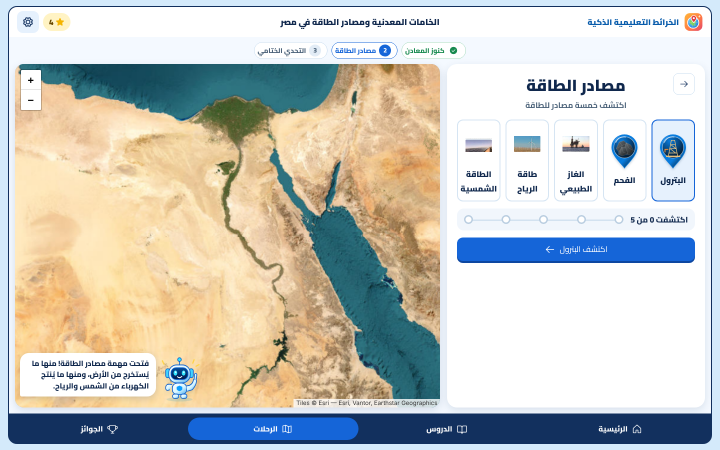
#> input picture s8/energy_pick_1440.png, 1440 x 900 px, given in place of page-03.jpg, which was not available (shown at 1/2 size)
$ python crop_textbook_images.py ../s8 ../s8/found_1440.png
#> lines starting #> are read from the running program, lines starting #| are printed output that depends on the picture; pictures that were not available may be replaced by others from this repository, and a replacement may not be noted
import sys, json
from PIL import Image, ImageDraw
src, out = sys.argv[1], sys.argv[2]
# boxes in the 826-px-wide page space (x1, y1, x2, y2); pages rendered at 2x
CROPS = {
  "lesson1_sukari.jpg": (3, (36, 74, 700, 282)),
  "lesson1_resources_map.jpg": (4, (154, 278, 702, 758)),
  "lesson1_iron.jpg": (4, (640, 782, 734, 868)),
  "lesson1_copper.jpg": (4, (638, 916, 734, 1000)),
  "lesson1_gold.jpg": (5, (606, 190, 700, 272)),
  "lesson1_phosphate.jpg": (5, (594, 316, 698, 404)),
  "lesson1_manganese.jpg": (5, (592, 458, 700, 538)),
  "lesson1_gas.jpg": (7, (114, 548, 312, 668)),
  "lesson1_high_dam.jpg": (7, (114, 722, 308, 834)),
  "lesson1_benban.jpg": (7, (114, 878, 312, 994)),
  "lesson1_gabal_elzeit.jpg": (8, (148, 194, 346, 312)),
  "lesson2_nile_aswan.jpg": (11, (36, 74, 790, 300)),
  "lesson2_water_map.jpg": (12, (213, 602, 643, 968)),
  "lesson3_new_alamein.jpg": (18, (36, 74, 790, 300)),
  "lesson3_projects_map.jpg": (19, (100, 164, 736, 656)),
  "lesson3_new_delta.jpg": (20, (128, 368, 370, 494)),
  "lesson3_birket_ghalioun.jpg": (20, (128, 742, 370, 868)),
  "lesson3_new_capital.jpg": (21, (110, 418, 308, 540)),
  "lesson3_rod_el_farag.jpg": (22, (138, 298, 352, 424)),
  "lesson3_suez_canal_map.jpg": (22, (130, 656, 336, 880)),
  "lesson3_benban.jpg": (23, (104, 324, 326, 456)),
  "lesson3_gabal_elzeit.jpg": (23, (104, 494, 312, 622)),
}
thumbs = []
for name, (page, box) in CROPS.items():
    im = Image.open(f"{src}/page-{page:02d}.jpg").convert("RGB")
#> im is the input picture: PIL image 1440x900 RGB; mean R, G, B 200.1, 200.5, 193.9
    crop = im.crop(tuple(v * 2 for v in box))
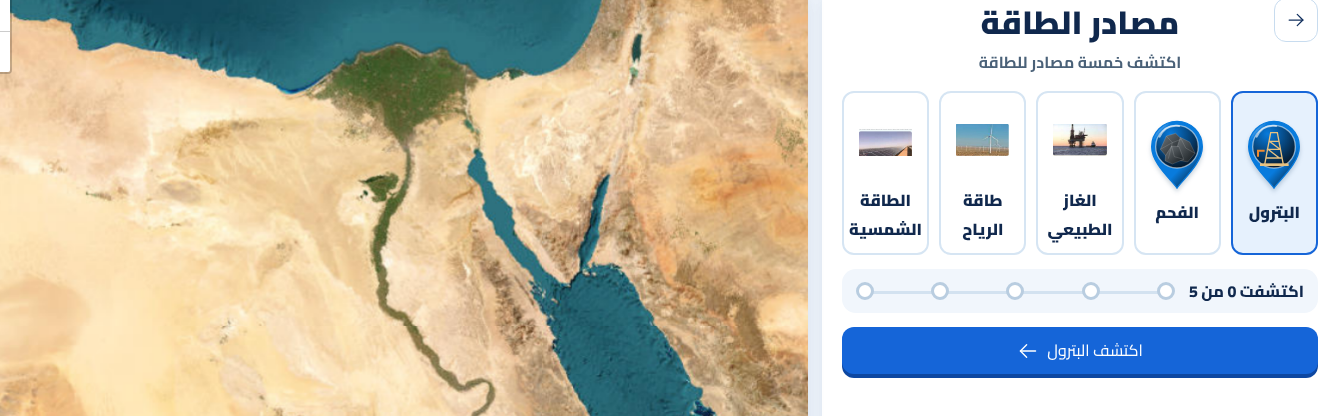
#> crop: PIL image 1328x416 RGB; mean R, G, B 202.3, 198.2, 183.8
    crop.save(f"{out}/{name}", quality=88, optimize=True)
    t = crop.copy(); t.thumbnail((300, 220)); thumbs.append((name, t))
#> after `t.thumbnail((300, 220))`:
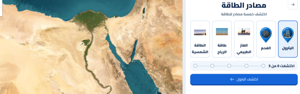
#> t: PIL image 300x94 RGB; mean R, G, B 202.2, 198.2, 183.8
#> pass 2 of the loop `for name, (page, box) in CROPS.items():`:
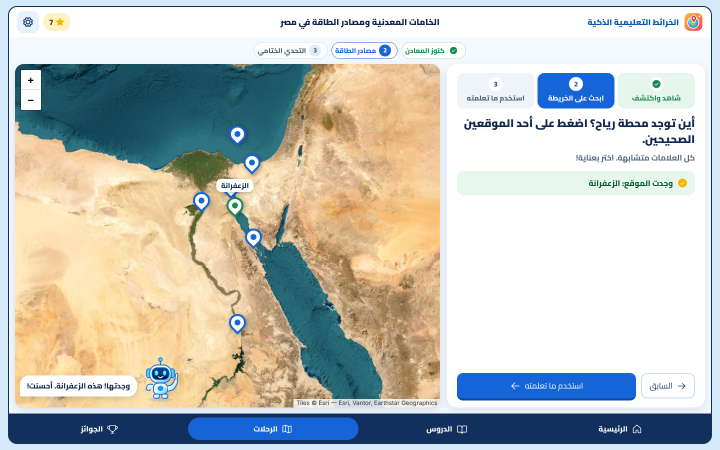
#> input picture s8/found_1440.png, 1440 x 900 px, given in place of page-04.jpg, which was not available (shown at 1/2 size)
#> im is the input picture: PIL image 1440x900 RGB; mean R, G, B 193.9, 195.9, 190.4
#> `crop = im.crop(tuple(v * 2 for v in box))`:
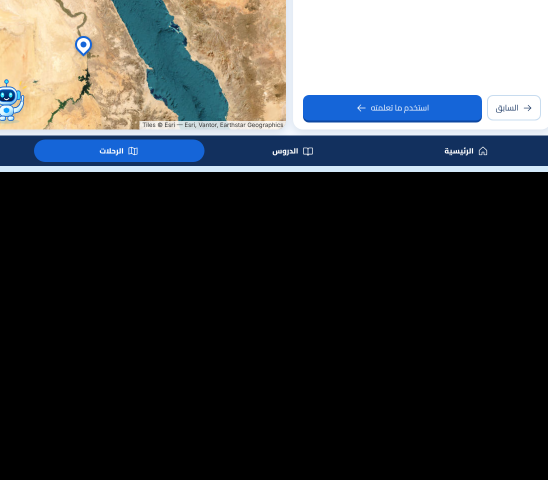
#> crop: PIL image 1096x960 RGB (shown at 1/2 size); mean R, G, B 60.3, 63.1, 65.3
#> `t.thumbnail((300, 220))`:
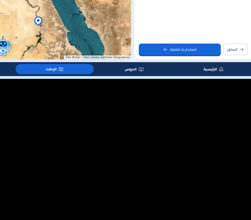
#> t: PIL image 251x220 RGB; mean R, G, B 60.3, 63.1, 65.3
#> (the run stopped early here; a loop or call above may not have finished)
